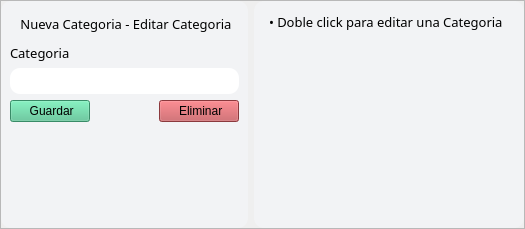
         <widget class="QWidget" name="cuerpo_productos_tabDepa">
          <attribute name="title">
           <string>Categoria - Departamento</string>
          </attribute>
          <layout class="QVBoxLayout" name="verticalLayout_20">
           <property name="spacing">
            <number>0</number>
           </property>
           <property name="leftMargin">
            <number>0</number>
           </property>
           <property name="topMargin">
            <number>0</number>
           </property>
           <property name="rightMargin">
            <number>0</number>
           </property>
           <property name="bottomMargin">
            <number>0</number>
           </property>
           <item>
            <widget class="QFrame" name="tabDepa_body_tab">
             <property name="frameShape">
              <enum>QFrame::StyledPanel</enum>
             </property>
             <property name="frameShadow">
              <enum>QFrame::Raised</enum>
             </property>
             <layout class="QHBoxLayout" name="horizontalLayout_25">
              <property name="spacing">
               <number>6</number>
              </property>
              <property name="leftMargin">
               <number>0</number>
              </property>
              <property name="topMargin">
               <number>0</number>
              </property>
              <property name="rightMargin">
               <number>0</number>
              </property>
              <property name="bottomMargin">
               <number>0</number>
              </property>
              <item>
               <widget class="QFrame" name="tabDepa_body_frame">
                <property name="styleSheet">
                 <string notr="true">QLineEdit {
	border-radius: 10px;
	padding: 5px 10px;
	background-color: rgb(255,255,255);
	color: rgb(0,0,0);
}
QFrame {
	border-radius:10px;
	background-color: rgb(242, 243, 245);
}</string>
                </property>
                <property name="frameShape">
                 <enum>QFrame::StyledPanel</enum>
                </property>
                <property name="frameShadow">
                 <enum>QFrame::Raised</enum>
                </property>
                <layout class="QVBoxLayout" name="verticalLayout_18">
                 <item>
                  <widget class="QLabel" name="nuevaCategoriaDepa_label">
                   <property name="font">
                    <font>
                     <family>Gotham</family>
                     <pointsize>10</pointsize>
                    </font>
                   </property>
                   <property name="styleSheet">
                    <string notr="true">padding: 5px;</string>
                   </property>
                   <property name="text">
                    <string>&lt;html&gt;&lt;head/&gt;&lt;body&gt;&lt;p align=&quot;center&quot;&gt;Nueva Categoria - Editar Categoria&lt;/p&gt;&lt;/body&gt;&lt;/html&gt;</string>
                   </property>
                  </widget>
                 </item>
                 <item>
                  <widget class="QLabel" name="categoriaDepa_label">
                   <property name="font">
                    <font>
                     <family>Gotham</family>
                     <pointsize>10</pointsize>
                    </font>
                   </property>
                   <property name="text">
                    <string>Categoria</string>
                   </property>
                  </widget>
                 </item>
                 <item>
                  <widget class="QLineEdit" name="categoriaDepa_lineE">
                   <property name="text">
                    <string/>
                   </property>
                  </widget>
                 </item>
                 <item>
                  <layout class="QHBoxLayout" name="horizontalLayout_30">
                   <property name="spacing">
                    <number>6</number>
                   </property>
                   <item>
                    <widget class="QPushButton" name="guardarDepa_bttn">
                     <property name="sizePolicy">
                      <sizepolicy hsizetype="Expanding" vsizetype="Fixed">
                       <horstretch>0</horstretch>
                       <verstretch>0</verstretch>
                      </sizepolicy>
                     </property>
                     <property name="font">
                      <font>
                       <family>Microsoft JhengHei UI</family>
                      </font>
                     </property>
                     <property name="styleSheet">
                      <string notr="true">QPushButton {
	background-color: rgb(80, 195, 144);
}

QPushButton:hover {
	background-color: rgb(91, 221, 163);
}

QPushButton:pressed {
	background-color: rgb(80, 195, 144);
}</string>
                     </property>
                     <property name="text">
                      <string> Guardar</string>
                     </property>
                     <property name="icon">
                      <iconset resource="../assets/assets/icons/resources.qrc">
                       <normaloff>:/redpack/rd-storage.png</normaloff>:/redpack/rd-storage.png</iconset>
                     </property>
                    </widget>
                   </item>
                   <item>
                    <spacer name="horizontalSpacer_14">
                     <property name="orientation">
                      <enum>Qt::Horizontal</enum>
                     </property>
                     <property name="sizeHint" stdset="0">
                      <size>
                       <width>40</width>
                       <height>20</height>
                      </size>
                     </property>
                    </spacer>
                   </item>
                   <item>
                    <widget class="QPushButton" name="limpiarDepa_bttn">
                     <property name="sizePolicy">
                      <sizepolicy hsizetype="Expanding" vsizetype="Fixed">
                       <horstretch>0</horstretch>
                       <verstretch>0</verstretch>
                      </sizepolicy>
                     </property>
                     <property name="font">
                      <font>
                       <family>Microsoft JhengHei UI</family>
                      </font>
                     </property>
                     <property name="styleSheet">
                      <string notr="true">QPushButton {
	background-color: rgb(195, 80, 85);
}

QPushButton:hover {
	
	background-color: rgb(213, 88, 94);
}

QPushButton:pressed {
	background-color: rgb(195, 80, 85);
}</string>
                     </property>
                     <property name="text">
                      <string> Eliminar</string>
                     </property>
                     <property name="icon">
                      <iconset resource="../assets/assets/icons/resources.qrc">
                       <normaloff>:/redpack/rd-clean.png</normaloff>:/redpack/rd-clean.png</iconset>
                     </property>
                    </widget>
                   </item>
                  </layout>
                 </item>
                 <item>
                  <spacer name="verticalSpacer_11">
                   <property name="orientation">
                    <enum>Qt::Vertical</enum>
                   </property>
                   <property name="sizeHint" stdset="0">
                    <size>
                     <width>20</width>
                     <height>0</height>
                    </size>
                   </property>
                  </spacer>
                 </item>
                </layout>
               </widget>
              </item>
              <item>
               <widget class="QFrame" name="tabDepa_body_viewT">
                <property name="styleSheet">
                 <string notr="true">	border-radius:10px;
	background-color: rgb(242, 243, 245);</string>
                </property>
                <property name="frameShape">
                 <enum>QFrame::StyledPanel</enum>
                </property>
                <property name="frameShadow">
                 <enum>QFrame::Raised</enum>
                </property>
                <layout class="QVBoxLayout" name="verticalLayout_19">
                 <property name="spacing">
                  <number>0</number>
                 </property>
                 <property name="leftMargin">
                  <number>7</number>
                 </property>
                 <property name="topMargin">
                  <number>7</number>
                 </property>
                 <property name="rightMargin">
                  <number>7</number>
                 </property>
                 <property name="bottomMargin">
                  <number>0</number>
                 </property>
                 <item>
                  <widget class="QLabel" name="tipDepa_label">
                   <property name="enabled">
                    <bool>true</bool>
                   </property>
                   <property name="font">
                    <font>
                     <family>Gotham</family>
                     <pointsize>10</pointsize>
                    </font>
                   </property>
                   <property name="styleSheet">
                    <string notr="true">padding: 5px;</string>
                   </property>
                   <property name="text">
                    <string>• Doble click para editar una Categoria</string>
                   </property>
                  </widget>
                 </item>
                 <item>
                  <widget class="QListWidget" name="depaVista_listW">
                   <property name="font">
                    <font>
                     <family>Rubik Medium</family>
                     <pointsize>11</pointsize>
                    </font>
                   </property>
                   <property name="editTriggers">
                    <set>QAbstractItemView::NoEditTriggers</set>
                   </property>
                  </widget>
                 </item>
                </layout>
               </widget>
              </item>
             </layout>
            </widget>
           </item>
          </layout>
         </widget>
